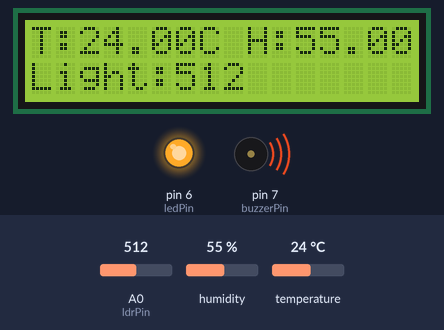
A sketch run on a simulated Arduino Uno, built with avr-gcc and run on an emulated ATmega328P. Shown: 16×2 character LCD, output pins drawn as LEDs (lit = HIGH), buzzer (waves = sounding, pin HIGH). The test bench sets the inputs (shaded band); at power-on: A0 (ldrPin) = 512, humidity 55 %, temperature 24 °C.

Above: at 3.2 s.
3.3 s: A0 (ldrPin) set to 312
At 4.6 s:
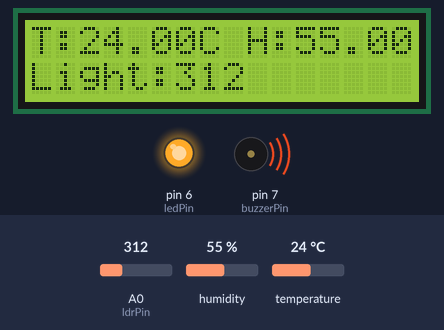
5.7 s: A0 (ldrPin) set to 294
At 6.6 s:
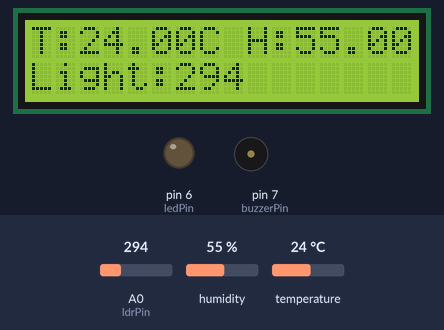
7.7 s: humidity set to 22 %
At 8.6 s:
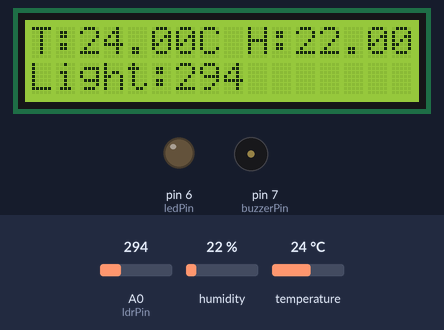
9.8 s: temperature set to 12 °C
At 11.6 s:
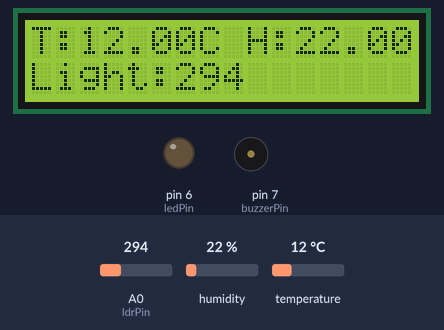
11.9 s: humidity set to 40 %
At 13.7 s:
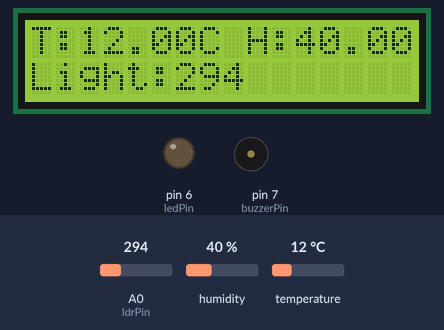
14.0 s: A0 (ldrPin) set to 306
At 15.8 s:
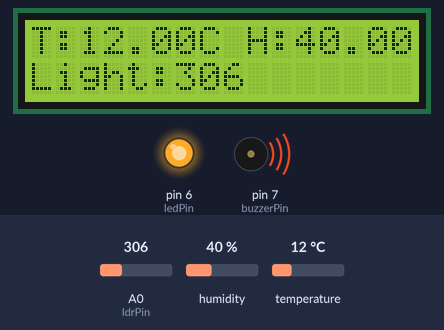
Timing chart, 0 to 17.1 s (numbered marks = the images above; inputs shaded):
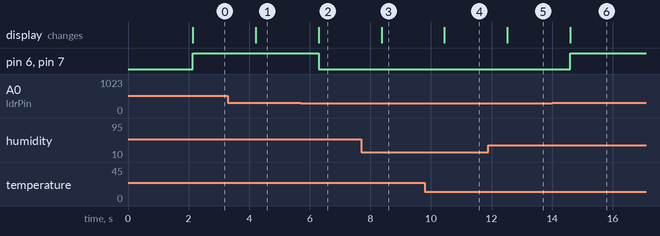

Measured:
- the behaviour switches between 301 and 300 on A0 (ldrPin) (found by bisection; images 1 and 2)
- after the input at 3.3 s, the display: changes after 0.91 s (image 1)
- after the input at 5.7 s, pin 6 (ledPin), pin 7 (buzzerPin): HIGH → LOW after 0.59 s; the display: changes after 0.59 s (image 2)
- after the input at 7.7 s, the display: changes after 0.67 s (image 3)
- after the input at 9.8 s, the display: changes after 0.65 s (image 4)
- after the input at 11.9 s, the display: changes after 0.63 s (image 5)
- after the input at 14.0 s, pin 6 (ledPin), pin 7 (buzzerPin): LOW → HIGH after 0.60 s; the display: changes after 0.60 s (image 6)

The sketch:

ENVIRONMENT_MONITORING_SYSYTEM.ino
```cpp
#include<Wire.h>
#include<LiquidCrystal_I2C.h>
#include <DHT.h>
LiquidCrystal_I2C lcd(0x27,16,2);
#define DHTPIN 8
#define DHTTYPE DHT11
DHT dht(DHTPIN, DHTTYPE);
const int ldrPin=A0;
const int ledPin=6;
const int buzzerPin=7;
float temperature;
float humidity;
int ldrValue;

void setup() {
  pinMode(ledPin, OUTPUT);
  pinMode(buzzerPin, OUTPUT);
  digitalWrite(ledPin, LOW);
  digitalWrite(buzzerPin, LOW);

  dht.begin();
  lcd.begin();
  lcd.backlight();
  lcd.clear();
  lcd.setCursor(0,0);
  lcd.print("ENV MONITOR");
  lcd.setCursor(0,1);
  lcd.print("SYSTEM");
  delay(2000);
 // lcd.clear();
}
void loop() {
  temperature=dht.readTemperature();
  humidity=dht.readHumidity();
  ldrValue=analogRead(ldrPin);

  lcd.setCursor(0,0);
  lcd.print("T:");
  lcd.print(temperature);
  lcd.print("C H:");
  lcd.print(humidity);
  lcd.print("%");

  lcd.setCursor(0,1);
  lcd.print("Light:");
  lcd.print(ldrValue);
  lcd.print(" ");

  if(ldrValue>300 || temperature>300){
    digitalWrite(ledPin, HIGH);
    digitalWrite(buzzerPin, HIGH);
  }else{
    digitalWrite(ledPin, LOW);
    digitalWrite(buzzerPin, LOW);
  }
  delay(1000);
}
```
